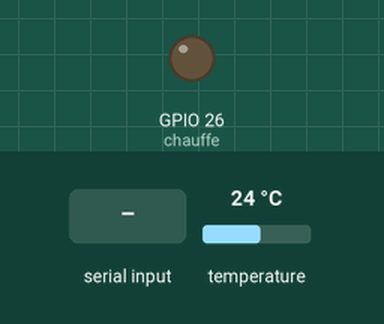
A program run on a simulated ESP32 board running MicroPython. Shown: output pins drawn as LEDs (lit = HIGH). The inputs (shaded band) are chosen by the test bench; at power-on: temperature 24 °C. What the program prints to the serial console is not drawn.

Above: at 1.9 s.
2.0 s: "90" typed at the serial console, then Enter
At 3.3 s:
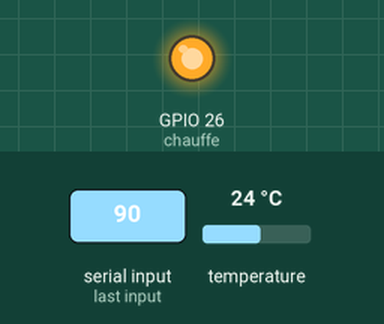
Timing chart, 0 to 5.0 s (numbered marks = the images above; inputs shaded):
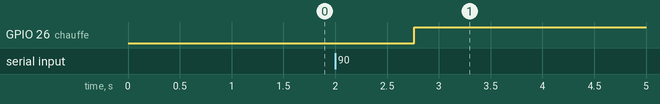

Measured:
- after the input at 2.0 s, GPIO 26 (chauffe): LOW → HIGH after 0.76 s

The program:

pid_temperature.py
```python
# Régulation PID de température — ESP32 + MOSFET + DS18B20
# Fablab Ardèche — Cours avancé
# -----------------------------------------------------------------------
# Le système chauffe une résistance de puissance via un MOSFET,
# mesure la température avec un DS18B20, et régule par PID.
#
# Câblage :
#   GPIO26 → Gate du MOSFET IRLZ44N (PWM de chauffe)
#   GPIO27 → DATA du DS18B20 (+ pull-up 4,7 kΩ vers 3.3V)
#   MOSFET : Drain → résistance de puissance → +VCC
#            Source → GND
#   DS18B20 : VCC → 3.3V, GND → GND
#
# Utilisation :
#   1. Lancer le programme
#   2. Taper la consigne dans le Shell (ex: 45)
#   3. Observer la régulation dans le Shell
#   4. Ctrl+C pour arrêter
# -----------------------------------------------------------------------

from machine import Pin, PWM
from onewire import OneWire
from ds18x20 import DS18X20
from time import sleep_ms, ticks_ms, ticks_diff

# --- Matériel ---
chauffe = PWM(Pin(26), freq=1000)    # MOSFET sur GPIO26
chauffe.duty(0)                       # éteint au démarrage

ds_pin = Pin(27)
ds = DS18X20(OneWire(ds_pin))
roms = ds.scan()
if not roms:
    print("ERREUR : aucun DS18B20 trouvé sur GPIO27")
    raise SystemExit
capteur = roms[0]
print(f"DS18B20 trouvé : {capteur}")

# --- Paramètres PID ---
# Ces valeurs sont un point de départ — à ajuster selon le système
Kp = 50.0      # gain proportionnel
Ki = 0.5       # gain intégral
Kd = 20.0      # gain dérivé

# --- Variables PID ---
consigne = 0.0          # température cible (°C)
somme_erreurs = 0.0     # intégrale des erreurs
erreur_prec = 0.0       # erreur au pas précédent
ANTI_WINDUP = 500.0     # limite de l'intégrale (évite l'emballement)


def lire_temperature():
    """Lit la température du DS18B20 (bloque ~750 ms)."""
    ds.convert_temp()
    sleep_ms(750)        # le DS18B20 a besoin de 750 ms pour convertir
    return ds.read_temp(capteur)


def calculer_pid(mesure):
    """Calcule la commande PID (0-1023) à partir de la mesure."""
    global somme_erreurs, erreur_prec

    erreur = consigne - mesure

    # Proportionnel
    P = Kp * erreur

    # Intégral (avec anti-windup)
    somme_erreurs += erreur
    somme_erreurs = max(-ANTI_WINDUP, min(ANTI_WINDUP, somme_erreurs))
    I = Ki * somme_erreurs

    # Dérivé
    D = Kd * (erreur - erreur_prec)
    erreur_prec = erreur

    # Commande totale, limitée entre 0 et 1023
    commande = P + I + D
    commande = max(0, min(1023, int(commande)))

    return commande, P, I, D, erreur


def afficher(mesure, commande, P, I, D, erreur):
    """Affiche une ligne de suivi dans le Shell."""
    pct = int(commande * 100 / 1023)
    print(f"  Consigne: {consigne:.1f}°C | Mesure: {mesure:.1f}°C | "
          f"Erreur: {erreur:+.1f} | Cmd: {pct:3d}% | "
          f"P={P:+.0f} I={I:+.0f} D={D:+.0f}")


# --- Saisie de la consigne ---
print()
print("=" * 55)
print("  RÉGULATION PID DE TEMPÉRATURE")
print("=" * 55)
print()

# Première mesure
temp = lire_temperature()
print(f"  Température actuelle : {temp:.1f} °C")
print()

try:
    consigne = float(input("  Consigne (°C) : "))
except ValueError:
    consigne = 45.0
    print(f"  Valeur invalide — consigne par défaut : {consigne} °C")

print()
print(f"  Kp={Kp}  Ki={Ki}  Kd={Kd}")
print(f"  Régulation vers {consigne} °C — Ctrl+C pour arrêter")
print("-" * 55)

# --- Boucle de régulation ---
try:
    while True:
        # Lire la température
        mesure = lire_temperature()

        # Calculer la commande PID
        commande, P, I, D, erreur = calculer_pid(mesure)

        # Appliquer la commande au MOSFET
        chauffe.duty(commande)

        # Afficher le suivi
        afficher(mesure, commande, P, I, D, erreur)

except KeyboardInterrupt:
    chauffe.duty(0)
    print()
    print("  Chauffe coupée. Régulation arrêtée.")

# -----------------------------------------------------------------------
# RÉGLAGE DES PARAMÈTRES PID :
#
# Méthode simple (essai-erreur) :
#
# 1. Commencer avec Ki=0, Kd=0, augmenter Kp
#    → Kp trop faible : monte lentement, n'atteint pas la consigne
#    → Kp correct : monte et se stabilise près de la consigne (erreur statique)
#    → Kp trop fort : oscille autour de la consigne
#
# 2. Ajouter Ki progressivement (0.1, 0.2, 0.5...)
#    → Élimine l'erreur statique (la température atteint exactement la consigne)
#    → Ki trop fort : oscillations lentes
#
# 3. Ajouter Kd progressivement (5, 10, 20...)
#    → Réduit le dépassement (overshoot)
#    → Kd trop fort : réaction nerveuse, vibrations
#
# VALEURS DE DÉPART SUGGÉRÉES :
#   Résistance 10Ω 5W + DS18B20 : Kp=50, Ki=0.5, Kd=20
#   Ajuster en observant la réponse dans le Shell.
#
# ANTI-WINDUP :
#   Si la consigne est très éloignée, l'intégrale accumule une valeur
#   énorme. Quand la température arrive enfin à la consigne, l'intégrale
#   est si grande que le système dépasse largement. L'anti-windup limite
#   la valeur de l'intégrale pour éviter ce phénomène.
# -----------------------------------------------------------------------
```
